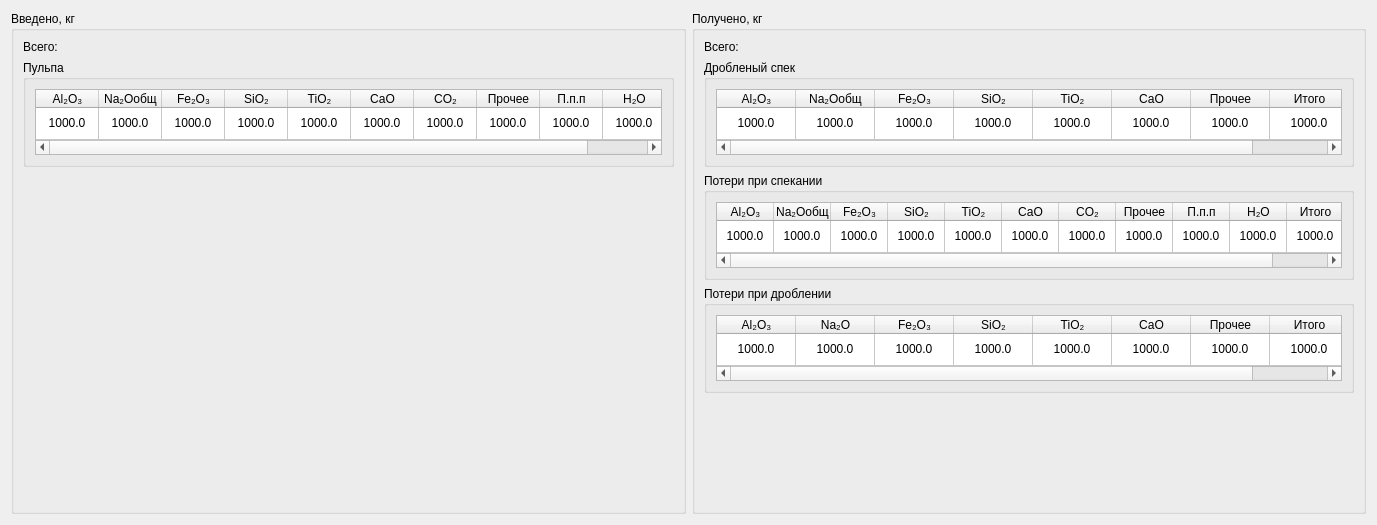
           <widget class="QWidget" name="scrollAreaWidgetContents_2">
            <property name="geometry">
             <rect>
              <x>0</x>
              <y>0</y>
              <width>1377</width>
              <height>525</height>
             </rect>
            </property>
            <layout class="QHBoxLayout" name="horizontalLayout_26">
             <item>
              <widget class="QGroupBox" name="groupBox_15">
               <property name="title">
                <string>Введено, кг</string>
               </property>
               <layout class="QVBoxLayout" name="verticalLayout_3">
                <item>
                 <widget class="QLabel" name="label_3">
                  <property name="text">
                   <string>Всего:</string>
                  </property>
                 </widget>
                </item>
                <item>
                 <widget class="QGroupBox" name="groupBox_211">
                  <property name="maximumSize">
                   <size>
                    <width>16777215</width>
                    <height>107</height>
                   </size>
                  </property>
                  <property name="title">
                   <string>Пульпа</string>
                  </property>
                  <layout class="QHBoxLayout" name="horizontalLayout_228">
                   <item>
                    <widget class="QTableWidget" name="tablePulp14">
                     <property name="maximumSize">
                      <size>
                       <width>16777215</width>
                       <height>71</height>
                      </size>
                     </property>
                     <attribute name="horizontalHeaderDefaultSectionSize">
                      <number>63</number>
                     </attribute>
                     <attribute name="horizontalHeaderStretchLastSection">
                      <bool>true</bool>
                     </attribute>
                     <attribute name="verticalHeaderVisible">
                      <bool>false</bool>
                     </attribute>
                     <attribute name="verticalHeaderStretchLastSection">
                      <bool>true</bool>
                     </attribute>
                     <row>
                      <property name="text">
                       <string>1</string>
                      </property>
                     </row>
                     <column>
                      <property name="text">
                       <string>Al₂O₃</string>
                      </property>
                     </column>
                     <column>
                      <property name="text">
                       <string>Na₂Oобщ</string>
                      </property>
                     </column>
                     <column>
                      <property name="text">
                       <string>Fe₂O₃</string>
                      </property>
                     </column>
                     <column>
                      <property name="text">
                       <string>SiO₂</string>
                      </property>
                     </column>
                     <column>
                      <property name="text">
                       <string>TiO₂</string>
                      </property>
                     </column>
                     <column>
                      <property name="text">
                       <string>CaO</string>
                      </property>
                     </column>
                     <column>
                      <property name="text">
                       <string>CO₂</string>
                      </property>
                     </column>
                     <column>
                      <property name="text">
                       <string>Прочее</string>
                      </property>
                     </column>
                     <column>
                      <property name="text">
                       <string>П.п.п</string>
                      </property>
                     </column>
                     <column>
                      <property name="text">
                       <string>H₂O</string>
                      </property>
                     </column>
                     <item row="0" column="0">
                      <property name="text">
                       <string>1000.0</string>
                      </property>
                      <property name="textAlignment">
                       <set>AlignCenter</set>
                      </property>
                     </item>
                     <item row="0" column="1">
                      <property name="text">
                       <string>1000.0</string>
                      </property>
                      <property name="textAlignment">
                       <set>AlignCenter</set>
                      </property>
                     </item>
                     <item row="0" column="2">
                      <property name="text">
                       <string>1000.0</string>
                      </property>
                      <property name="textAlignment">
                       <set>AlignCenter</set>
                      </property>
                     </item>
                     <item row="0" column="3">
                      <property name="text">
                       <string>1000.0</string>
                      </property>
                      <property name="textAlignment">
                       <set>AlignCenter</set>
                      </property>
                     </item>
                     <item row="0" column="4">
                      <property name="text">
                       <string>1000.0</string>
                      </property>
                      <property name="textAlignment">
                       <set>AlignCenter</set>
                      </property>
                     </item>
                     <item row="0" column="5">
                      <property name="text">
                       <string>1000.0</string>
                      </property>
                      <property name="textAlignment">
                       <set>AlignCenter</set>
                      </property>
                     </item>
                     <item row="0" column="6">
                      <property name="text">
                       <string>1000.0</string>
                      </property>
                      <property name="textAlignment">
                       <set>AlignCenter</set>
                      </property>
                     </item>
                     <item row="0" column="7">
                      <property name="text">
                       <string>1000.0</string>
                      </property>
                      <property name="textAlignment">
                       <set>AlignCenter</set>
                      </property>
                     </item>
                     <item row="0" column="8">
                      <property name="text">
                       <string>1000.0</string>
                      </property>
                      <property name="textAlignment">
                       <set>AlignCenter</set>
                      </property>
                     </item>
                     <item row="0" column="9">
                      <property name="text">
                       <string>1000.0</string>
                      </property>
                      <property name="textAlignment">
                       <set>AlignCenter</set>
                      </property>
                     </item>
                    </widget>
                   </item>
                  </layout>
                 </widget>
                </item>
                <item>
                 <spacer name="verticalSpacer_3">
                  <property name="orientation">
                   <enum>Qt::Vertical</enum>
                  </property>
                  <property name="sizeHint" stdset="0">
                   <size>
                    <width>20</width>
                    <height>373</height>
                   </size>
                  </property>
                 </spacer>
                </item>
               </layout>
              </widget>
             </item>
             <item>
              <widget class="QGroupBox" name="groupBox_22">
               <property name="title">
                <string>Получено, кг</string>
               </property>
               <layout class="QVBoxLayout" name="verticalLayout_4">
                <item>
                 <widget class="QLabel" name="label_4">
                  <property name="text">
                   <string>Всего:</string>
                  </property>
                 </widget>
                </item>
                <item>
                 <widget class="QGroupBox" name="groupBox_217">
                  <property name="maximumSize">
                   <size>
                    <width>16777215</width>
                    <height>107</height>
                   </size>
                  </property>
                  <property name="title">
                   <string>Дробленый спек</string>
                  </property>
                  <layout class="QHBoxLayout" name="horizontalLayout_234">
                   <item>
                    <widget class="QTableWidget" name="tableCrushedSpeck14">
                     <property name="maximumSize">
                      <size>
                       <width>16777215</width>
                       <height>71</height>
                      </size>
                     </property>
                     <attribute name="horizontalHeaderDefaultSectionSize">
                      <number>79</number>
                     </attribute>
                     <attribute name="horizontalHeaderStretchLastSection">
                      <bool>true</bool>
                     </attribute>
                     <attribute name="verticalHeaderVisible">
                      <bool>false</bool>
                     </attribute>
                     <attribute name="verticalHeaderStretchLastSection">
                      <bool>true</bool>
                     </attribute>
                     <row>
                      <property name="text">
                       <string>1</string>
                      </property>
                     </row>
                     <column>
                      <property name="text">
                       <string>Al₂O₃</string>
                      </property>
                     </column>
                     <column>
                      <property name="text">
                       <string>Na₂Oобщ</string>
                      </property>
                     </column>
                     <column>
                      <property name="text">
                       <string>Fe₂O₃</string>
                      </property>
                     </column>
                     <column>
                      <property name="text">
                       <string>SiO₂</string>
                      </property>
                     </column>
                     <column>
                      <property name="text">
                       <string>TiO₂</string>
                      </property>
                     </column>
                     <column>
                      <property name="text">
                       <string>CaO</string>
                      </property>
                     </column>
                     <column>
                      <property name="text">
                       <string>Прочее</string>
                      </property>
                     </column>
                     <column>
                      <property name="text">
                       <string>Итого</string>
                      </property>
                     </column>
                     <item row="0" column="0">
                      <property name="text">
                       <string>1000.0</string>
                      </property>
                      <property name="textAlignment">
                       <set>AlignCenter</set>
                      </property>
                     </item>
                     <item row="0" column="1">
                      <property name="text">
                       <string>1000.0</string>
                      </property>
                      <property name="textAlignment">
                       <set>AlignCenter</set>
                      </property>
                     </item>
                     <item row="0" column="2">
                      <property name="text">
                       <string>1000.0</string>
                      </property>
                      <property name="textAlignment">
                       <set>AlignCenter</set>
                      </property>
                     </item>
                     <item row="0" column="3">
                      <property name="text">
                       <string>1000.0</string>
                      </property>
                      <property name="textAlignment">
                       <set>AlignCenter</set>
                      </property>
                     </item>
                     <item row="0" column="4">
                      <property name="text">
                       <string>1000.0</string>
                      </property>
                      <property name="textAlignment">
                       <set>AlignCenter</set>
                      </property>
                     </item>
                     <item row="0" column="5">
                      <property name="text">
                       <string>1000.0</string>
                      </property>
                      <property name="textAlignment">
                       <set>AlignCenter</set>
                      </property>
                     </item>
                     <item row="0" column="6">
                      <property name="text">
                       <string>1000.0</string>
                      </property>
                      <property name="textAlignment">
                       <set>AlignCenter</set>
                      </property>
                     </item>
                     <item row="0" column="7">
                      <property name="text">
                       <string>1000.0</string>
                      </property>
                      <property name="textAlignment">
                       <set>AlignCenter</set>
                      </property>
                     </item>
                    </widget>
                   </item>
                  </layout>
                 </widget>
                </item>
                <item>
                 <widget class="QGroupBox" name="groupBox_219">
                  <property name="maximumSize">
                   <size>
                    <width>16777215</width>
                    <height>107</height>
                   </size>
                  </property>
                  <property name="title">
                   <string>Потери при спекании</string>
                  </property>
                  <layout class="QHBoxLayout" name="horizontalLayout_236">
                   <item>
                    <widget class="QTableWidget" name="tableSinteringLosses14">
                     <property name="maximumSize">
                      <size>
                       <width>16777215</width>
                       <height>71</height>
                      </size>
                     </property>
                     <attribute name="horizontalHeaderDefaultSectionSize">
                      <number>57</number>
                     </attribute>
                     <attribute name="horizontalHeaderStretchLastSection">
                      <bool>true</bool>
                     </attribute>
                     <attribute name="verticalHeaderVisible">
                      <bool>false</bool>
                     </attribute>
                     <attribute name="verticalHeaderStretchLastSection">
                      <bool>true</bool>
                     </attribute>
                     <row>
                      <property name="text">
                       <string>1</string>
                      </property>
                     </row>
                     <column>
                      <property name="text">
                       <string>Al₂O₃</string>
                      </property>
                     </column>
                     <column>
                      <property name="text">
                       <string>Na₂Oобщ</string>
                      </property>
                     </column>
                     <column>
                      <property name="text">
                       <string>Fe₂O₃</string>
                      </property>
                     </column>
                     <column>
                      <property name="text">
                       <string>SiO₂</string>
                      </property>
                     </column>
                     <column>
                      <property name="text">
                       <string>TiO₂</string>
                      </property>
                     </column>
                     <column>
                      <property name="text">
                       <string>CaO</string>
                      </property>
                     </column>
                     <column>
                      <property name="text">
                       <string>CO₂</string>
                      </property>
                     </column>
                     <column>
                      <property name="text">
                       <string>Прочее</string>
                      </property>
                     </column>
                     <column>
                      <property name="text">
                       <string>П.п.п</string>
                      </property>
                     </column>
                     <column>
                      <property name="text">
                       <string>H₂O</string>
                      </property>
                     </column>
                     <column>
                      <property name="text">
                       <string>Итого</string>
                      </property>
                     </column>
                     <item row="0" column="0">
                      <property name="text">
                       <string>1000.0</string>
                      </property>
                      <property name="textAlignment">
                       <set>AlignCenter</set>
                      </property>
                     </item>
                     <item row="0" column="1">
                      <property name="text">
                       <string>1000.0</string>
                      </property>
                      <property name="textAlignment">
                       <set>AlignCenter</set>
                      </property>
                     </item>
                     <item row="0" column="2">
                      <property name="text">
                       <string>1000.0</string>
                      </property>
                      <property name="textAlignment">
                       <set>AlignCenter</set>
                      </property>
                     </item>
                     <item row="0" column="3">
                      <property name="text">
                       <string>1000.0</string>
                      </property>
                      <property name="textAlignment">
                       <set>AlignCenter</set>
                      </property>
                     </item>
                     <item row="0" column="4">
                      <property name="text">
                       <string>1000.0</string>
                      </property>
                      <property name="textAlignment">
                       <set>AlignCenter</set>
                      </property>
                     </item>
                     <item row="0" column="5">
                      <property name="text">
                       <string>1000.0</string>
                      </property>
                      <property name="textAlignment">
                       <set>AlignCenter</set>
                      </property>
                     </item>
                     <item row="0" column="6">
                      <property name="text">
                       <string>1000.0</string>
                      </property>
                      <property name="textAlignment">
                       <set>AlignCenter</set>
                      </property>
                     </item>
                     <item row="0" column="7">
                      <property name="text">
                       <string>1000.0</string>
                      </property>
                      <property name="textAlignment">
                       <set>AlignCenter</set>
                      </property>
                     </item>
                     <item row="0" column="8">
                      <property name="text">
                       <string>1000.0</string>
                      </property>
                      <property name="textAlignment">
                       <set>AlignCenter</set>
                      </property>
                     </item>
                     <item row="0" column="9">
                      <property name="text">
                       <string>1000.0</string>
                      </property>
                      <property name="textAlignment">
                       <set>AlignCenter</set>
                      </property>
                     </item>
                     <item row="0" column="10">
                      <property name="text">
                       <string>1000.0</string>
                      </property>
                      <property name="textAlignment">
                       <set>AlignCenter</set>
                      </property>
                     </item>
                    </widget>
                   </item>
                  </layout>
                 </widget>
                </item>
                <item>
                 <widget class="QGroupBox" name="groupBox_218">
                  <property name="maximumSize">
                   <size>
                    <width>16777215</width>
                    <height>107</height>
                   </size>
                  </property>
                  <property name="title">
                   <string>Потери при дроблении</string>
                  </property>
                  <layout class="QHBoxLayout" name="horizontalLayout_235">
                   <item>
                    <widget class="QTableWidget" name="tableCrushingLosses14">
                     <property name="maximumSize">
                      <size>
                       <width>16777215</width>
                       <height>71</height>
                      </size>
                     </property>
                     <attribute name="horizontalHeaderDefaultSectionSize">
                      <number>79</number>
                     </attribute>
                     <attribute name="horizontalHeaderStretchLastSection">
                      <bool>true</bool>
                     </attribute>
                     <attribute name="verticalHeaderVisible">
                      <bool>false</bool>
                     </attribute>
                     <attribute name="verticalHeaderStretchLastSection">
                      <bool>true</bool>
                     </attribute>
                     <row>
                      <property name="text">
                       <string>1</string>
                      </property>
                     </row>
                     <column>
                      <property name="text">
                       <string>Al₂O₃</string>
                      </property>
                     </column>
                     <column>
                      <property name="text">
                       <string>Na₂O</string>
                      </property>
                     </column>
                     <column>
                      <property name="text">
                       <string>Fe₂O₃</string>
                      </property>
                     </column>
                     <column>
                      <property name="text">
                       <string>SiO₂</string>
                      </property>
                     </column>
                     <column>
                      <property name="text">
                       <string>TiO₂</string>
                      </property>
                     </column>
                     <column>
                      <property name="text">
                       <string>CaO</string>
                      </property>
                     </column>
                     <column>
                      <property name="text">
                       <string>Прочее</string>
                      </property>
                     </column>
                     <column>
                      <property name="text">
                       <string>Итого</string>
                      </property>
                     </column>
                     <item row="0" column="0">
                      <property name="text">
                       <string>1000.0</string>
                      </property>
                      <property name="textAlignment">
                       <set>AlignCenter</set>
                      </property>
                     </item>
                     <item row="0" column="1">
                      <property name="text">
                       <string>1000.0</string>
                      </property>
                      <property name="textAlignment">
                       <set>AlignCenter</set>
                      </property>
                     </item>
                     <item row="0" column="2">
                      <property name="text">
                       <string>1000.0</string>
                      </property>
                      <property name="textAlignment">
                       <set>AlignCenter</set>
                      </property>
                     </item>
                     <item row="0" column="3">
                      <property name="text">
                       <string>1000.0</string>
                      </property>
                      <property name="textAlignment">
                       <set>AlignCenter</set>
                      </property>
                     </item>
                     <item row="0" column="4">
                      <property name="text">
                       <string>1000.0</string>
                      </property>
                      <property name="textAlignment">
                       <set>AlignCenter</set>
                      </property>
                     </item>
                     <item row="0" column="5">
                      <property name="text">
                       <string>1000.0</string>
                      </property>
                      <property name="textAlignment">
                       <set>AlignCenter</set>
                      </property>
                     </item>
                     <item row="0" column="6">
                      <property name="text">
                       <string>1000.0</string>
                      </property>
                      <property name="textAlignment">
                       <set>AlignCenter</set>
                      </property>
                     </item>
                     <item row="0" column="7">
                      <property name="text">
                       <string>1000.0</string>
                      </property>
                      <property name="textAlignment">
                       <set>AlignCenter</set>
                      </property>
                     </item>
                    </widget>
                   </item>
                  </layout>
                 </widget>
                </item>
                <item>
                 <spacer name="verticalSpacer_4">
                  <property name="orientation">
                   <enum>Qt::Vertical</enum>
                  </property>
                  <property name="sizeHint" stdset="0">
                   <size>
                    <width>20</width>
                    <height>147</height>
                   </size>
                  </property>
                 </spacer>
                </item>
               </layout>
              </widget>
             </item>
            </layout>
           </widget>
